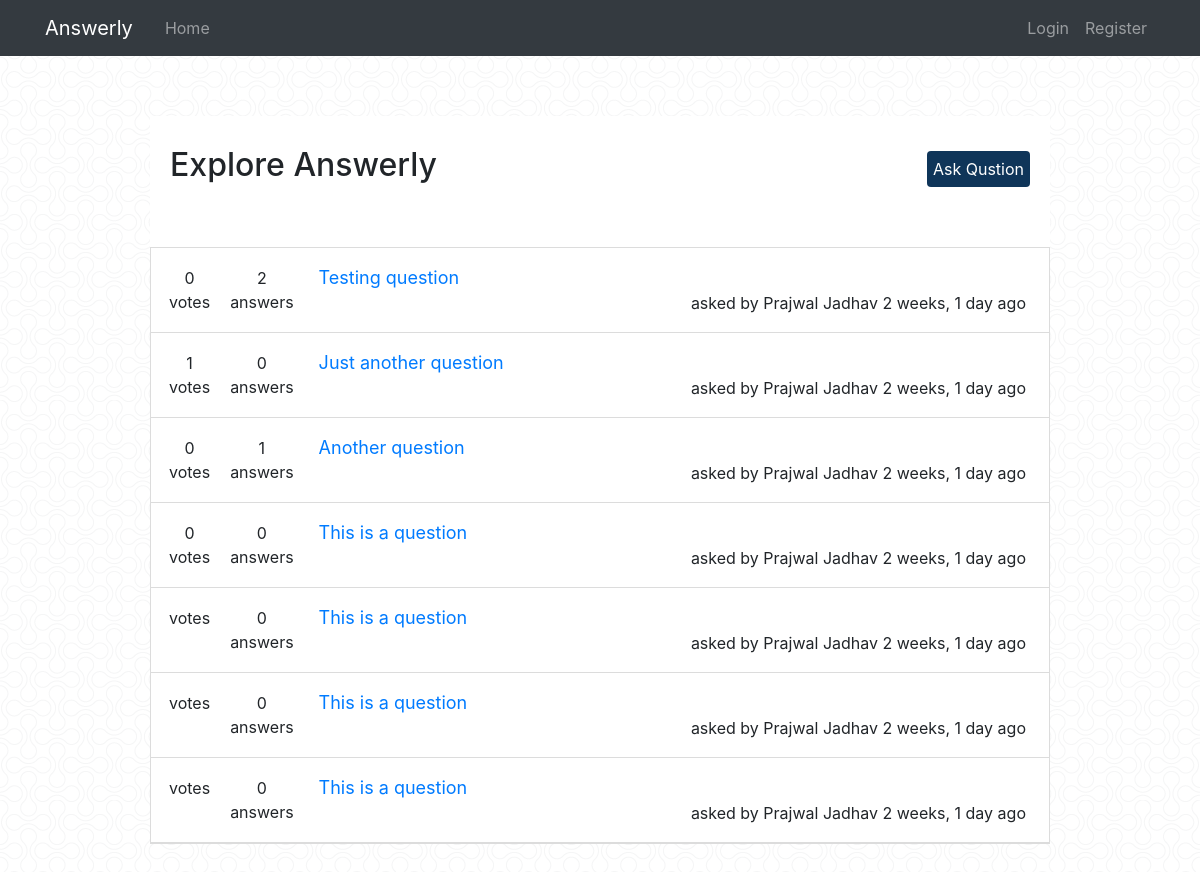
The page / on the database its author committed.
### main/models.py (models this page shows, shortened)
class Question(models.Model):
    title = models.CharField('title for question', max_length=150, blank=False)
    content = models.TextField(
        'more information about question', blank=True, default='')
    content_markdown = models.TextField(null=True, default='')
    asked_by = models.ForeignKey(to=get_user_model(), on_delete=models.CASCADE)
    created_at = models.DateTimeField(default=timezone.now, blank=True)
    votes = models.IntegerField('number of votes cast', default=0)

class QuestionVote(models.Model):
    question = models.OneToOneField(Question, on_delete=models.CASCADE)
    users_downvoted = models.ManyToManyField(
        to=get_user_model(), related_name='downvotes', blank=True)
    users_upvoted = models.ManyToManyField(
        to=get_user_model(), related_name='upvotes', blank=True)
    votes = models.IntegerField(default=0)

### users/models.py (models this page shows, shortened)
class User(AbstractUser):
    username = None
    email = models.EmailField('email address', unique=True)
    first_name = models.CharField(max_length=50, blank=False)
    last_name = models.CharField(max_length=50, blank=False)
    PRN = models.CharField('Permanent Registration Number',
                           max_length=10, unique=True, blank=False)
    year = models.IntegerField('year studying ex: 1 - first year',
                               choices=[(1, 1), (2, 2), (3, 3), (4, 4)], blank=False, default=1)
    branch = models.CharField("branch currently studying", max_length=50, blank=False, choices=[
                              ("COMP", "COMP"), ("E&TC", "E&TC"), ("MECH", "MECH")], default="COMP")
    division = models.CharField("division currently studying", max_length=50, blank=False, choices=[
                                ("A", "A"), ("B", "B"), ("SS", "SS")])
    date_joined = models.DateTimeField(
        "date user created account", default=timezone.now)
    USERNAME_FIELD = 'email'
    REQUIRED_FIELDS = ['first_name', 'last_name',
                       'PRN', 'year', 'branch', 'division']
    objects = CustomUserManager()

### main/views.py (the view)
# urls.py: 2. Add a URL to urlpatterns:  path('', views.home, name='home')
def home(request):
    question_list = Question.objects.order_by('-created_at')[:10]
    return render(request, 'main/home.html', {'question_list': question_list})

### main/templates/main/home.html
{% extends 'main/base.html' %}
{% load static %}
{% load humanize %}
{% block stylesheets %}
<link rel="stylesheet" href="{% static 'main/css/home.css' %}">
{% endblock stylesheets %}
{% block content%}
<div class="welcome_header">
  <h2 class="welcome_header__text">Explore Answerly</h2>
  <a class="welcome_header__button" href="{% url 'main:create_question' %}">
    Ask Qustion
  </a>
</div>
<div class="questions_container">
  {% for question in question_list %}
  <div class="question">
    <div class="question__votes_container">
      <div class="question__votes">
        <div class="question__votes--number">{{ question.questionvote.votes }}</div>
        <div class="question__votes--text">votes</div>
      </div>
      <div class="question__answers">
        <div class="question__answers--number">{{ question.answer_set.all.count }}</div>
        <div class="question__answers--text">answers</div>
      </div>
    </div>
    <div class="question__summary">
      <a class="question__title" href="{% url 'main:question_details' question.id %}">
        {{question.title}}
      </a>
      <div class="question__time_and_author">
        asked by {{ question.asked_by.get_full_name }} {{ question.created_at | naturaltime }}
      </div>
    </div>
  </div>
  {% endfor %}
</div>
{% endblock content%}

### main/templates/main/base.html (shortened to what this page needs)
{% load static %}
<!DOCTYPE html>
<html lang="en">
<head>
  <link rel="stylesheet" href="https://stackpath.bootstrapcdn.com/bootstrap/4.4.1/css/bootstrap.min.css"
 />
  <link rel="stylesheet" href="{% static 'main/css/base.css' %}">
  {% block stylesheets %}
  {% endblock stylesheets %}
</head>
<body>
  <header class="site-header">
    {% include 'main/navbar.html' %}
  </header>
  <div class="base_container">
    <div class="body_block_content">
      {% block content%}
      {% endblock content%}
    </div>
  </div>
</body>
</html>

### main/templates/main/navbar.html (shortened to what this page needs)
<nav
  class="navbar navbar-expand-md navbar-dark bg-dark"
  style="background-color: #e3f2fd"
>
  <div class="container">
    <a class="navbar-brand mr-4" href="{% url 'main:home' %}">Answerly</a>
    <div class="collapse navbar-collapse" id="navbarToggle">
      <div class="navbar-nav mr-auto">
        <a class="nav-item nav-link" href="{% url 'main:home' %}">Home</a>
      </div>
      <div class="navbar-nav">
        {% if user.is_authenticated %}
        <a class="nav-item nav-link" href="{% url 'logout' %}">Logout</a>
        {% else %}
        <a class="nav-item nav-link" href="{% url 'login' %}">Login</a>
        <a class="nav-item nav-link" href="{% url 'register' %}">Register</a>
        {% endif %}
      </div>
    </div>
  </div>
</nav>

### main/static/main/css/base.css (style rules this page uses)
body { background: linear-gradient(rgba(255,255,255,.5), rgba(255,255,255,.5)), url("../images/double-bubble-outline.png") repeat; }
.body_block_content { background-color: white; display: table; margin: 60px auto; }

### main/static/main/css/home.css (style rules this page uses)
.welcome_header { margin: 20px auto 10px auto; padding: 10px 20px 25px; display: flex; justify-content: space-between; width: 900px; }
.welcome_header__button { align-self: center; display: inline-block; padding: 6px; border-radius: 4px; background-color: #0f3559; color: white; text-decoration: none; }
.questions_container { width: 900px; margin: 30px auto 0px; border: 1px solid gainsboro; }
.question { display: flex; padding: 8px; border-bottom: 1px solid gainsboro; }
.question__votes_container { display: flex; }
.question__votes { display: flex; flex-direction: column; align-items: center; padding: 10px; }
.question__answers { display: flex; flex-direction: column; align-items: center; padding: 10px; }
.question__summary { display: flex; flex-direction: column; padding: 8px 15px; width: 100%; }
.question__title { font-size: 18px; }
.question__time_and_author { align-self: flex-end; }

### rows shown on the page
Question: questionvote.votes "0", answer_set.all.count "2", title "Testing question", asked_by.get_full_name "Prajwal Jadhav", created_at "2 weeks, 1 day ago"
Question: questionvote.votes "1", answer_set.all.count "0", title "Just another question", asked_by.get_full_name "Prajwal Jadhav", created_at "2 weeks, 1 day ago"
Question: questionvote.votes "0", answer_set.all.count "1", title "Another question", asked_by.get_full_name "Prajwal Jadhav", created_at "2 weeks, 1 day ago"
Question: questionvote.votes "0", answer_set.all.count "0", title "This is a question", asked_by.get_full_name "Prajwal Jadhav", created_at "2 weeks, 1 day ago"
Question: answer_set.all.count "0", title "This is a question", asked_by.get_full_name "Prajwal Jadhav", created_at "2 weeks, 1 day ago"
Question: answer_set.all.count "0", title "This is a question", asked_by.get_full_name "Prajwal Jadhav", created_at "2 weeks, 1 day ago"
Question: answer_set.all.count "0", title "This is a question", asked_by.get_full_name "Prajwal Jadhav", created_at "2 weeks, 1 day ago"
